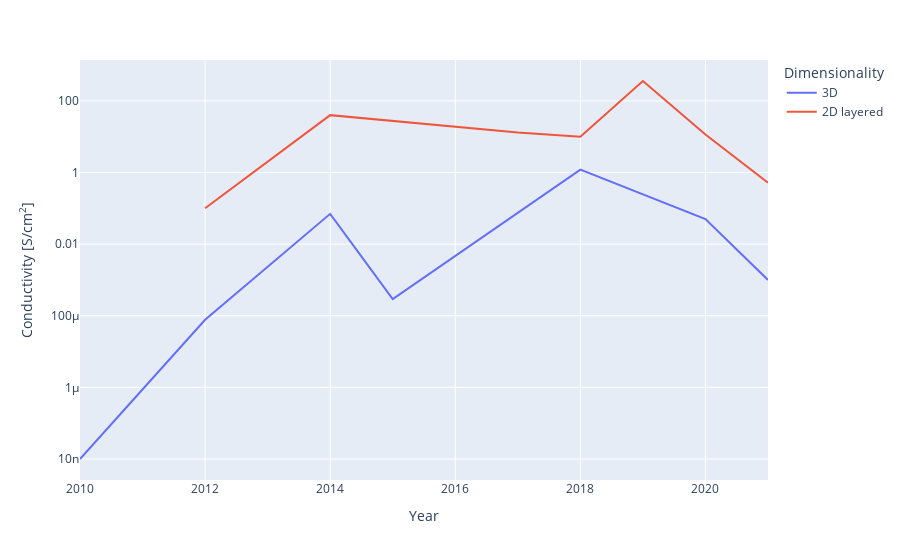

The code cell stored with this chart in its notebook:
### Code cell
mofs_sorted_3D_porous = mofs.loc[mofs[(mofs['Dimensionality']=='3D') & (mofs['Porosity']>100)].groupby('Year')['Value'].idxmax()]
mofs_sorted_2D_porous = mofs.loc[mofs[(mofs['Dimensionality']=='2D layered') & (mofs['Porosity']>100)].groupby('Year')['Value'].idxmax()]
mofs_sorted_porous = pd.concat([mofs_sorted_3D_porous, mofs_sorted_2D_porous], ignore_index=True)
fig3 = px.line(mofs_sorted_porous, x='Year', y='Value', color='Dimensionality', hover_data=['Dimensionality','Porosity'], 
                 labels={'Value': "Conductivity [S/cm<sup>2</sup>]"}, hover_name='Name')
fig3.update_traces(hovertemplate='<b>%{hovertext}</b><br><br>Dimensionality=%{customdata[0]}\
                                 <br>Year=%{x}<br>Value=%{y} S/cm<sup>2</sup>\
                                 <br>Porosity=%{customdata[1]} m<sup>2</sup>/g<extra></extra>')
fig3.update_layout(yaxis_type="log")
fig3.show()

### Figure 1 — Plotly figure (JSON) as saved in the notebook; plotly's stock layout.template omitted (floating-point values rounded to 4 significant figures)
{"data": [{"customdata": [["3D", 385], ["3D", 450], ["3D", 214], ["3D", 559], ["3D", 614], ["3D", 208], ["3D", 1400]], "hovertemplate": "<b>%{hovertext}</b><br><br>Dimensionality=%{customdata[0]}                                 <br>Year=%{x}<br>Value=%{y} S/cm<sup>2</sup>                                 <br>Porosity=%{customdata[1]} m<sup>2</sup>/g<extra></extra>", "hovertext": ["Cu[Ni(pdt)2]", "Fe(1,2,3-triazolate) (oxidized)", "TCNQ@Cu3(BTC)2", "Cd2(TTFTB)", "Fe2(BDT)3 (oxidized)", "Ho(1+x)(HOTP)", "Fe-HHTP"], "legendgroup": "3D", "line": {"color": "#636efa", "dash": "solid"}, "mode": "lines", "name": "3D", "orientation": "v", "showlegend": true, "type": "scatter", "x": [2010, 2012, 2014, 2015, 2018, 2020, 2021], "xaxis": "x", "y": [1e-08, 7.7e-05, 0.07, 0.00029, 1.2, 0.05, 0.001], "yaxis": "y"}, {"customdata": [["2D layered", 306], ["2D layered", 630], ["2D layered", 114], ["2D layered", 210], ["2D layered", 2298], ["2D layered", 280], ["2D layered", 133]], "hovertemplate": "<b>%{hovertext}</b><br><br>Dimensionality=%{customdata[0]}                                 <br>Year=%{x}<br>Value=%{y} S/cm<sup>2</sup>                                 <br>Porosity=%{customdata[1]} m<sup>2</sup>/g<extra></extra>", "hovertext": ["Cu3(HOTP)2", "Ni3(HITP)2", "Cu3(HIB)2", "Fe3(PTC)", "(Mn/Fe)3(HIB)2", "Co3(HITP)2", "Ni3(HAB)2"], "legendgroup": "2D layered", "line": {"color": "#EF553B", "dash": "solid"}, "mode": "lines", "name": "2D layered", "orientation": "v", "showlegend": true, "type": "scatter", "x": [2012, 2014, 2017, 2018, 2019, 2020, 2021], "xaxis": "x", "y": [0.1, 40, 13, 10, 359, 11.5, 0.52], "yaxis": "y"}], "layout": {"autosize": true, "legend": {"title": {"text": "Dimensionality"}, "tracegroupgap": 0}, "margin": {"t": 60}, "xaxis": {"anchor": "y", "autorange": true, "domain": [0, 1], "range": [2010, 2021], "title": {"text": "Year"}, "type": "linear"}, "yaxis": {"anchor": "x", "autorange": true, "domain": [0, 1], "range": [-8.586, 3.141], "title": {"text": "Conductivity [S/cm<sup>2</sup>]"}, "type": "log"}}}
